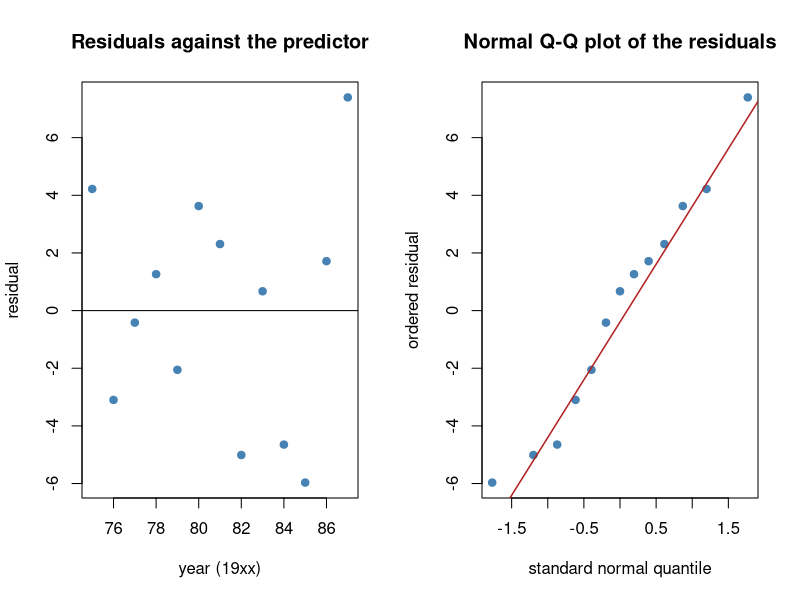

Write R code to recreate this figure.
# Residual plot and normal Q-Q plot of the residuals for the Pisa regression.
year <- 75:87
lean <- c(642, 644, 656, 667, 673, 688, 696, 698, 713, 717, 725, 742, 757)

fit <- lm(lean ~ year)
e <- residuals(fit)

op <- par(mfrow = c(1, 2))
plot(year, e, pch = 19, col = "steelblue", xlab = "year (19xx)", ylab = "residual",
     main = "Residuals against the predictor")
abline(h = 0)

qqnorm(e, pch = 19, col = "steelblue", main = "Normal Q-Q plot of the residuals",
       xlab = "standard normal quantile", ylab = "ordered residual")
qqline(e, col = "firebrick", lwd = 1.5)   # line through the quartiles
par(op)
